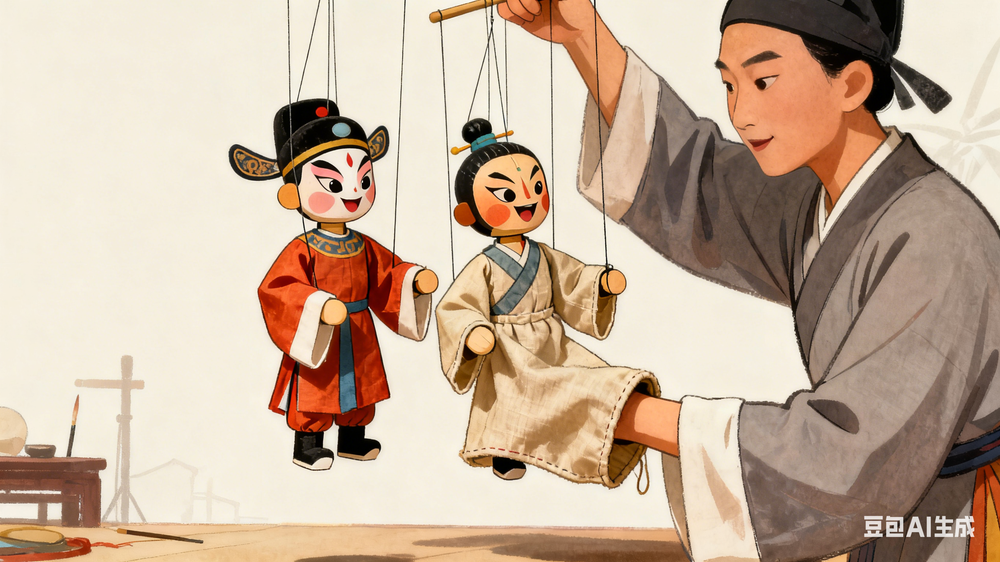
#> input picture puppet/img/5.png, 1000 x 562 px, shrunk from 2730 x 1535 before the run
$ python gray.py -photo ../puppet/img/5.png
#> lines starting #> are read from the running program, lines starting #| are printed output that depends on the picture
from PIL import Image
import os.path
import argparse

def gray(photo_path,save_path=None):
    #判断图片是否存在
#> called with photo_path = '../puppet/img/5.png'
    if not os.path.exists(photo_path):
        raise FileNotFoundError(f"图片{photo_path}不存在!")
#     打开图片
    try:
        open_image = Image.open(photo_path)
#> open_image is the input picture: PIL image 1000x562 RGB; mean R, G, B 199.6, 176.6, 155.5
        end_image = open_image.convert("L") #核心转灰色
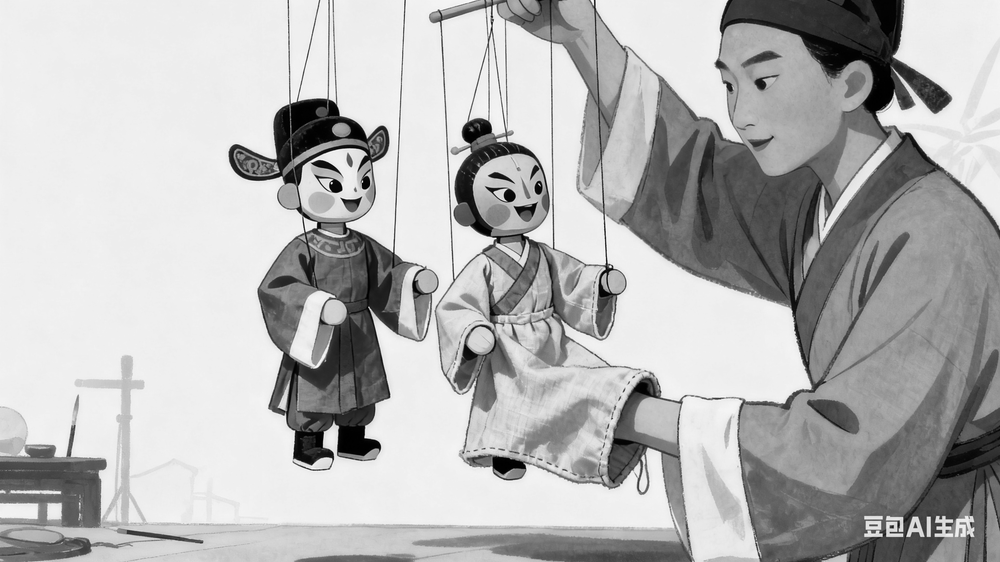
#> end_image: PIL image 1000x562 L; min 0, max 255, mean 181

    except Exception as e:
        raise ValueError(f"图片打开失败:{e}")
    #如果存在路劲不存在情况
    if save_path is None:
        dir_name,file_name = os.path.split(photo_path)  #拆分开来将文件和格式
        name,ext = os.path.join(dir_name,file_name) #新文件名
        #保存文件
        save_path = os.path.join(dir_name,f"{name}_gray{ext}")

    #保存结果
    end_image.save(save_path)
    print(f"✅图片生成成功！{save_path}")

def main():
    #参数解析
    commend = argparse.ArgumentParser(description="图片灰色生成器")
    #参数
    commend.add_argument("-photo",required=True,help="选择的图片路径（必须填写）")
    commend.add_argument("-save",required=False,help="图片保存路径,如不填则保存到当前目录")

    args = commend.parse_args() #解析参数
    photo_path = args.photo.strip()
    save_path = args.save.strip() if args.save else None

    #调函数
    try:
        gray(photo_path, save_path)
    except FileExistsError as e:
        print(f"❌失败，{e}")  #文件/目录
        exit(1) #结束
    except ValueError as e:  #格式
        print(f"❌失败，{e}")
#> (the run stopped early here; a loop or call above may not have finished)
